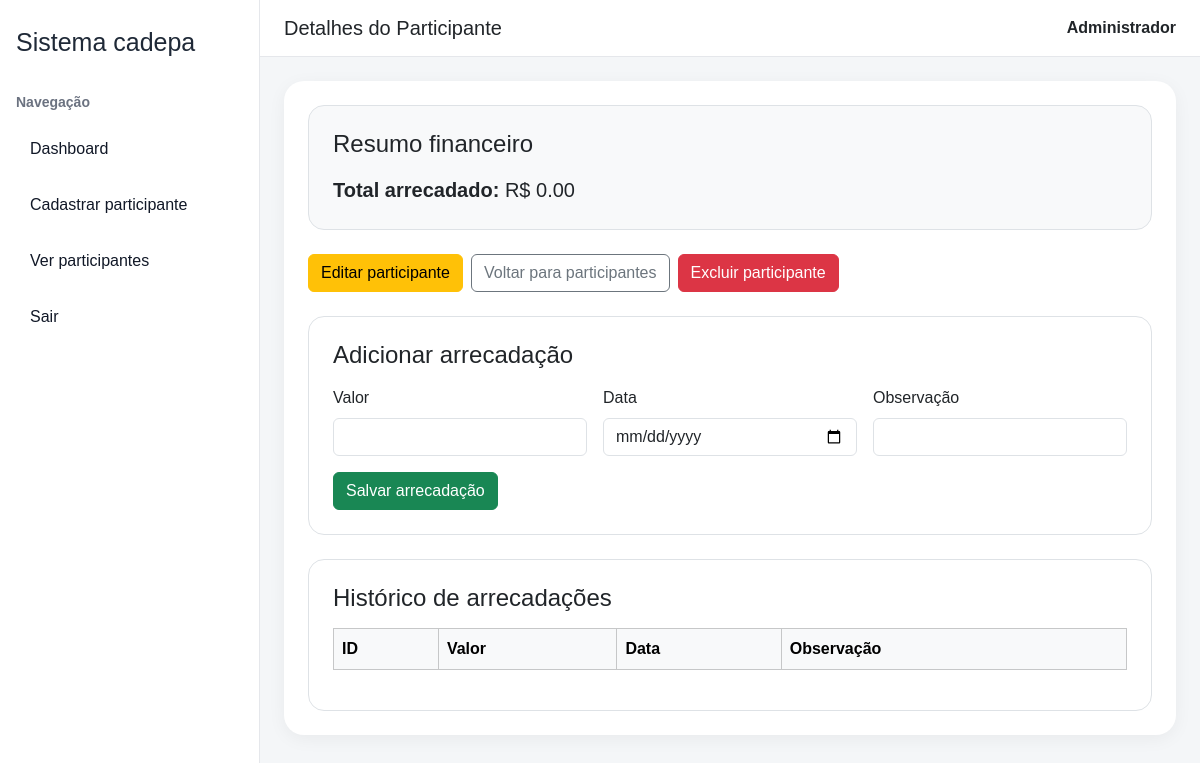
Page /participantes/4 (signed in) on the earlier database version.
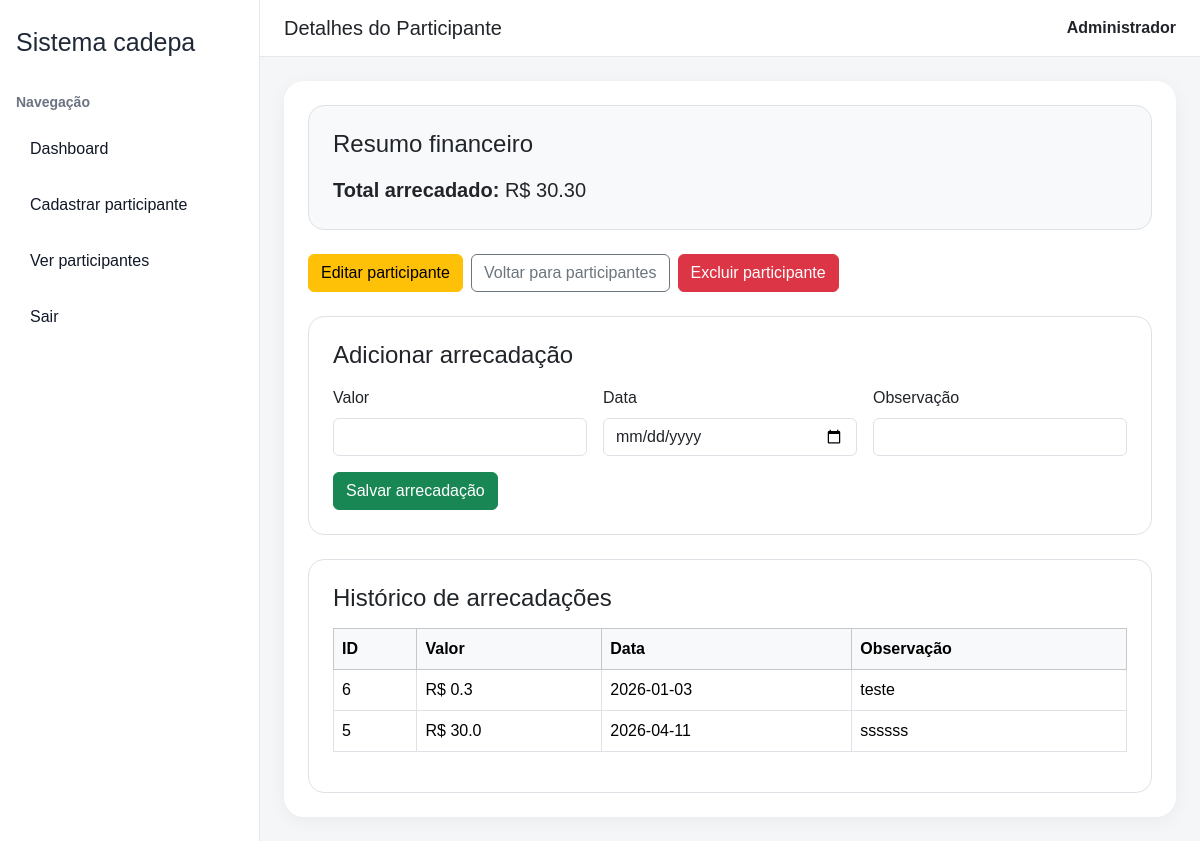
Same page on the later database version.
### tables this page shows
CREATE TABLE arrecadacoes (
    id INTEGER PRIMARY KEY AUTOINCREMENT,
    participante_id INTEGER NOT NULL,
    valor REAL NOT NULL,
    data_lancamento TEXT NOT NULL,
    observacao TEXT,
    created_at DATETIME DEFAULT CURRENT_TIMESTAMP,
    FOREIGN KEY (participante_id) REFERENCES participantes(id)
);

### app.py (the view)
@app.route("/participantes/<int:id>")
def detalhe_participante(id):
    if "user_id" not in session:
        return redirect("/login")
    conn = get_db()
    participante = conn.execute("""
        SELECT * FROM participantes
        WHERE id = ?
    """, (id,)).fetchone()
    arrecadacoes = conn.execute("""
        SELECT * FROM arrecadacoes
        WHERE participante_id = ?
        ORDER BY id DESC
    """, (id,)).fetchall()
    total = conn.execute("""
        SELECT COALESCE(SUM(valor), 0) AS total_arrecadado
        FROM arrecadacoes
        WHERE participante_id = ?
    """, (id,)).fetchone()
    conn.close()
    if not participante:
        return "Participante não encontrado"
    return render_template(
        "detalhe_participante.html",
        participante=participante,
        arrecadacoes=arrecadacoes,
        total=total["total_arrecadado"]
    )

### app.py (called while the page is built)
def get_db():
    conn = sqlite3.connect("database/banco.db")
    conn.row_factory = sqlite3.Row
    return conn

### templates/detalhe_participante.html (shortened to what this page needs)
{% extends "base.html" %}
{% block page_title %}Detalhes do Participante{% endblock %}
{% block page_content %}
<div class="col-12">
    <div class="border rounded-4 p-4 bg-light">
        <h4 class="mb-3">Resumo financeiro</h4>
        <p class="fs-5 mb-0"><strong>Total arrecadado:</strong> R$ {{ "%.2f"|format(total) }}</p>
    </div>
</div>
<div class="col-12 mt-4">
    <div class="d-flex flex-wrap gap-2">
        <a href="/participantes/{{ participante.id }}/editar" class="btn btn-warning">Editar participante</a>
        <a href="/participantes" class="btn btn-outline-secondary">Voltar para participantes</a>
        <form method="POST" action="/participantes/{{ participante.id }}/excluir" onsubmit="return confirm('Tem certeza que deseja excluir este participante?');">
            <button type="submit" class="btn btn-danger">Excluir participante</button>
        </form>
    </div>
</div>
<div class="col-12 mt-4">
    <div class="border rounded-4 p-4">
        <h4 class="mb-3">Adicionar arrecadação</h4>
        <form method="POST" action="/participantes/{{ participante.id }}/arrecadar">
            <div class="row g-3">
                <div class="col-md-4">
                    <label class="form-label">Valor</label>
                    <input type="number" step="0.01" name="valor" class="form-control" required>
                </div>
                <div class="col-md-4">
                    <label class="form-label">Data</label>
                    <input type="date" name="data_lancamento" class="form-control" required>
                </div>
                <div class="col-md-4">
                    <label class="form-label">Observação</label>
                    <input type="text" name="observacao" class="form-control">
                </div>
            </div>
            <div class="mt-3">
                <button type="submit" class="btn btn-success">Salvar arrecadação</button>
            </div>
        </form>
    </div>
</div>
<div class="col-12 mt-4">
    <div class="border rounded-4 p-4">
        <h4 class="mb-3">Histórico de arrecadações</h4>
        <div class="table-responsive">
            <table class="table table-bordered table-hover align-middle">
                <thead class="table-light">
                    <tr>
                        <th>ID</th>
                        <th>Valor</th>
                        <th>Data</th>
                        <th>Observação</th>
                    </tr>
                </thead>
                <tbody>
                    {% for a in arrecadacoes %}
                    <tr>
                        <td>{{ a.id }}</td>
                        <td>R$ {{ a.valor }}</td>
                        <td>{{ a.data_lancamento }}</td>
                        <td>{{ a.observacao }}</td>
                    </tr>
                    {% endfor %}
                </tbody>
            </table>
        </div>
    </div>
</div>
{% endblock %}

Differences in the rows shown:
added arrecadacoes: id "6", valor "0.3", data_lancamento "2026-01-03", observacao "teste"
added arrecadacoes: id "5", valor "30.0", data_lancamento "2026-04-11", observacao "ssssss"
Other differences:
{{ "%.2f"|format(total) }}: "0.00" → "30.30"
